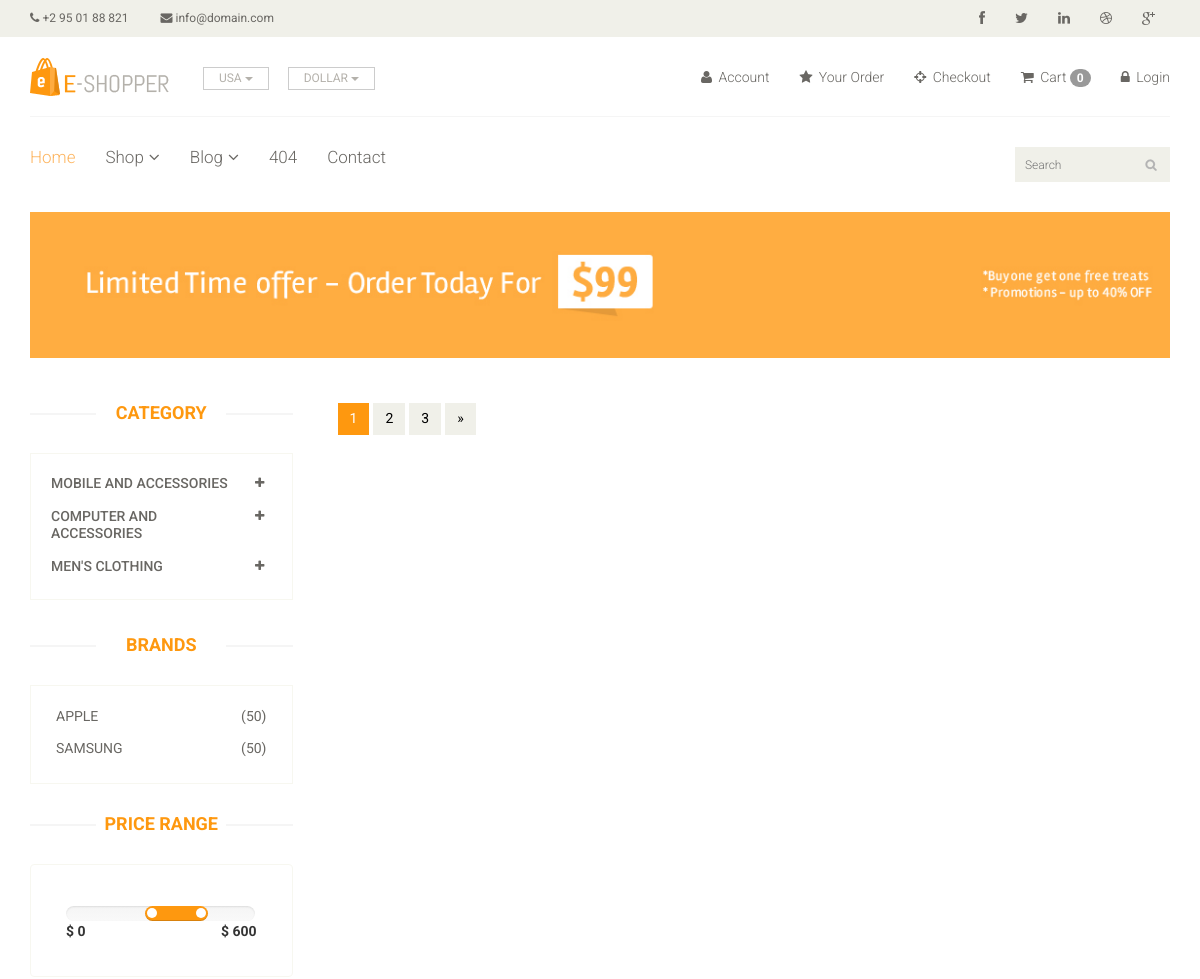
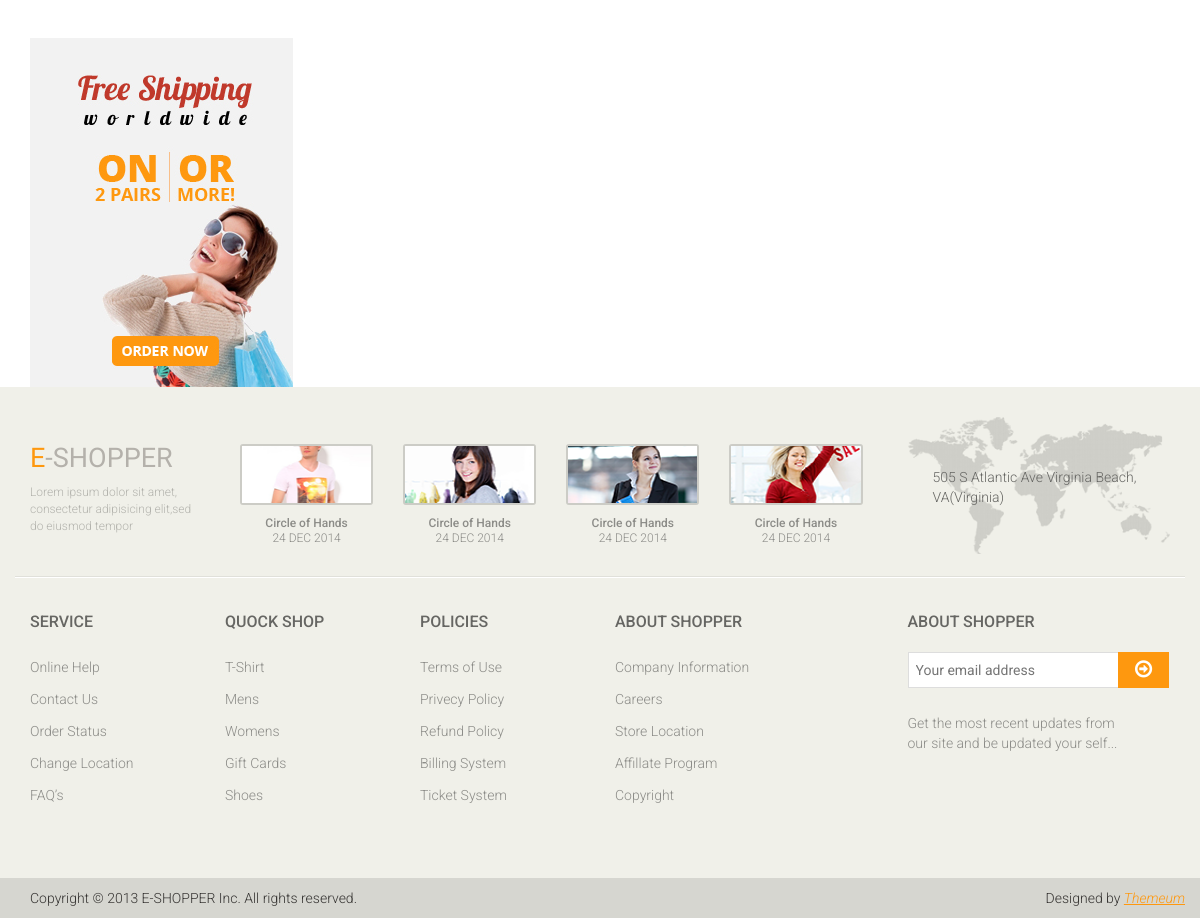
Page /shop/?category=2&brand=2 on the committed database (2 pictures, top to bottom).
### home/models.py (models this page shows, shortened)
class Category(models.Model):
    name = models.CharField(max_length=150)

class Brand(models.Model):
    name = models.CharField(max_length=50)

### home/views.py (the view)
# urls.py: path("shop/",views.Shop,name="shop"),
def Shop(request):
    category = Category.objects.all()
    brand = Brand.objects.all()
    brandID = request.GET.get('brand')
    categoryID = request.GET.get('category')
    if categoryID:
        product = Product.objects.filter(subcategory=categoryID).order_by('-id')
    elif brandID:
        product = Product.objects.filter(brand=brandID).order_by('-id')
    else:
        product = Product.objects.all()
    context= {
        'category':category,
        'brand':brand,
        'product':product,
    }
    return render(request,"shop.html",context)

### templates/shop.html (shortened to what this page needs)
{% extends 'base.html' %}
{% load static %}
{% block content %}
	<section id="advertisement">
		<div class="container">
			<img src="images/shop/advertisement.jpg" alt="" />
		</div>
	</section>
	<section>
		<div class="container">
			<div class="row">
				<div class="col-sm-3">
					<div class="left-sidebar">
						<h2>Category</h2>
						<div class="panel-group category-products" id="accordian">
							{% for cat in category %}
							<div class="panel panel-default">
								<div class="panel-heading">
									<h4 class="panel-title">
										<a data-toggle="collapse" data-parent="#accordian" href="#{{cat.id}}">
											<span class="badge pull-right"><i class="fa fa-plus"></i></span>
											{{cat.name}}
										</a>
									</h4>
								</div>
							</div>
							{% endfor %}
						</div>
						<div class="brands_products">
							<h2>Brands</h2>
							<div class="brands-name">
								<ul class="nav nav-pills nav-stacked">
									{% for i in brand %}
									<li><a href="/shop/?brand={{i.id}}"> <span class="pull-right">(50)</span>{{i.name}}</a></li>
									{% endfor %}
								</ul>
							</div>
						</div>
						<div class="price-range">
							<h2>Price Range</h2>
							<div class="well">
								 <input type="text" class="span2" value="" data-slider-min="0" data-slider-max="600" data-slider-step="5" data-slider-value="[250,450]" id="sl2" ><br />
								 <b>$ 0</b> <b class="pull-right">$ 600</b>
							</div>
						</div>
						<div class="shipping text-center">
							<img src="images/home/shipping.jpg" alt="" />
						</div>
					</div>
				</div>
				<div class="col-sm-9 padding-right">
					<div class="features_items">
						<ul class="pagination">
							<li class="active"><a href="">1</a></li>
							<li><a href="">2</a></li>
							<li><a href="">3</a></li>
							<li><a href="">&raquo;</a></li>
						</ul>
					</div>
				</div>
			</div>
		</div>
	</section>
{% endblock %}

### static/css/main.css (style rules this page uses)
body { font-family: 'Roboto', sans-serif; background:; position: relative; font-weight:400px; }
ul li { list-style: none; }
a { -webkit-transition: 300ms; -moz-transition: 300ms; -o-transition: 300ms; transition: 300ms; }
h1, h2, h3, h4, h5, h6 { font-family: 'Roboto', sans-serif; }
.category-products { border: 1px solid #F7F7F0; margin-bottom: 35px; padding-bottom: 20px; padding-top: 15px; }
.left-sidebar h2, .brands_products h2 { color: #FE980F; font-family: 'Roboto', sans-serif; font-size: 18px; font-weight: 700; margin: 0 auto 30px; text-align: center; text-transform: uppercase; position: relative; z-index:3; }
.left-sidebar h2:after, h2.title:after { content: " "; position: absolute; border: 1px solid #f5f5f5; bottom:8px; left: 0; width: 100%; height: 0; z-index: -2; }
.left-sidebar h2:before { content: " "; position: absolute; background: #fff; bottom: -6px; width: 130px; height: 30px; z-index: -1; left: 50%; margin-left: -65px; }
.category-products .panel { background-color: #FFFFFF; border: 0px; border-radius: 0px; box-shadow:none; margin-bottom: 0px; }
.category-products .panel-default .panel-heading { background-color: #FFFFFF; border: 0 none; color: #FFFFFF; padding: 5px 20px; }
.category-products .panel-default .panel-heading .panel-title a { color: #696763; font-family: 'Roboto', sans-serif; font-size: 14px; text-decoration: none; text-transform: uppercase; }
.category-products .badge { background:none; border-radius: 10px; color: #696763; display: inline-block; font-size: 12px; font-weight: bold; line-height: 1; min-width: 10px; padding: 3px 7px; text-align: center; vertical-align: baseline; white-space: nowrap; }
.brands-name { border: 1px solid #F7F7F0; padding-bottom: 20px; padding-top: 15px; }
.brands-name .nav-stacked li a { background-color: #FFFFFF; color: #696763; font-family: 'Roboto', sans-serif; font-size: 14px; padding: 5px 25px; text-decoration: none; text-transform: uppercase; }
.shipping { background-color: #F2F2F2; margin-top: 40px; overflow: hidden; padding-top: 20px; position: relative; }
.price-range { margin-top:30px; }
.well { background-color: #FFFFFF; border: 1px solid #F7F7F0; border-radius: 4px; box-shadow: none; margin-bottom: 20px; min-height: 20px; padding: 35px; }
.padding-right { padding-right: 0; }
.features_items { overflow:hidden; }
#advertisement { padding-bottom: 45px; }
#advertisement img { width: 100%; }
.pagination { display: inline-block; margin-bottom: 25px; margin-top: 0; padding-left: 15px; }
.pagination li:first-child a, .pagination li:first-child span { border-bottom-left-radius: 0; border-top-left-radius: 0; margin-left: 0; }
.pagination li:last-child a, .pagination li:last-child span { border-bottom-right-radius: 0; border-top-right-radius: 0; }
.pagination .active a, .pagination .active span, .pagination .active a:hover, .pagination .active span:hover, .pagination .active a:focus, .pagination .active span:focus { background-color: #FE980F; border-color: #FE980F; color: #FFFFFF; cursor: default; z-index: 2; }
.pagination li a, .pagination li span { background-color: #f0f0e9; border: 0; float: left; line-height: 1.42857; margin-left: -1px; padding: 6px 12px; position: relative; text-decoration: none; margin-right: 5px; color:#000; }

### rows in the picture
Category: name "MOBILE AND ACCESSORIES"
Category: name "COMPUTER AND ACCESSORIES"
Category: name "MEN'S CLOTHING"
Brand: name "APPLE"
Brand: name "SAMSUNG"

### other values in the picture
{{ request.session.cart|length }} "0"
